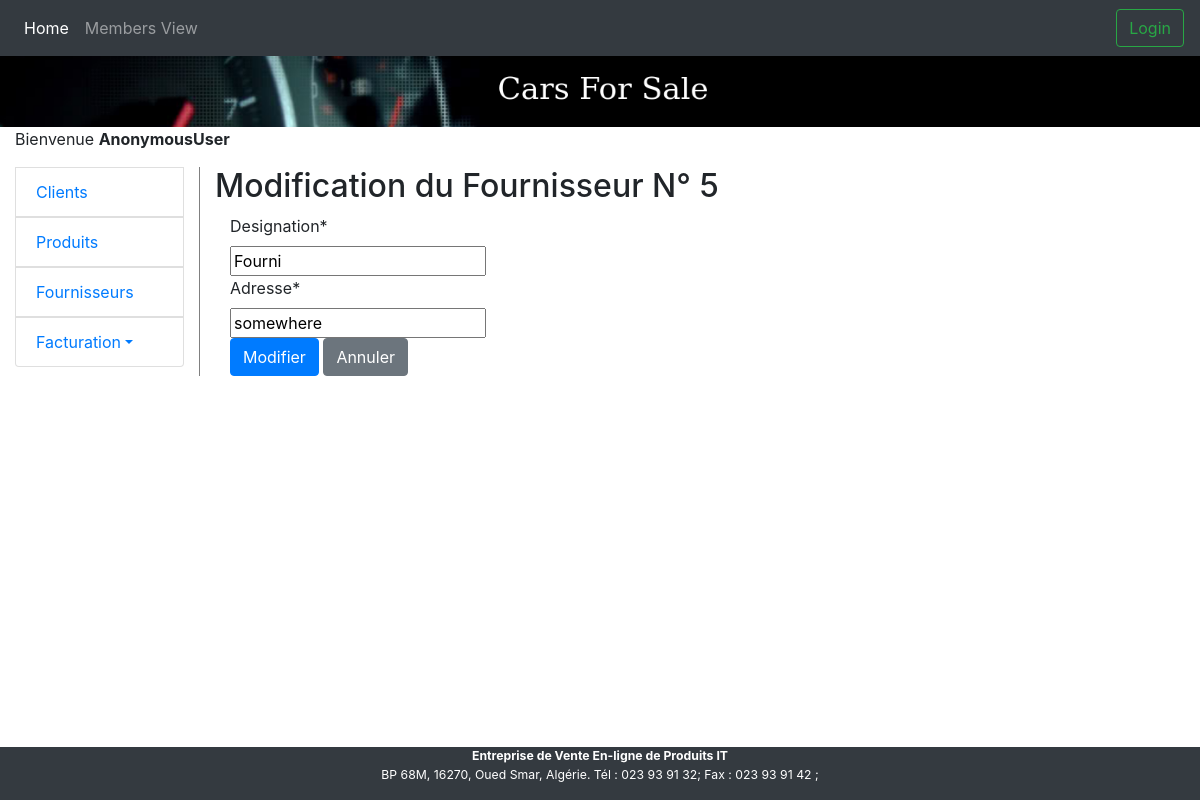
The app's page /app/fournisseur_update/5/, older data.
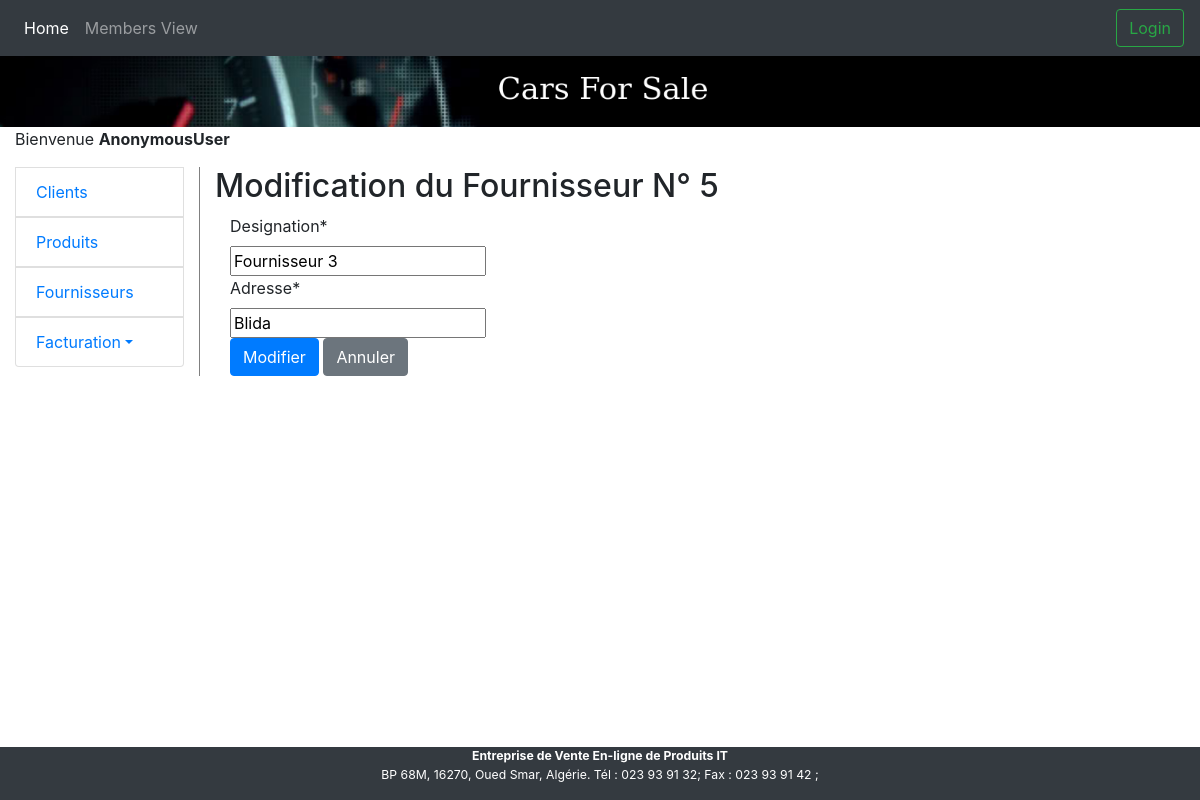
The same page, newer data.
### app/models.py (models this page shows, shortened)
class Fournisseur(models.Model):
    designation = models.CharField(max_length=50)
    adresse = models.CharField(max_length=50)

### app/views.py (the view)
# urls.py: re_path(r'^fournisseur_update/(?P<pk>\d+)/$', views.FournisseurUpdateView.as_view(),  name='fournisseur_update'),
class FournisseurUpdateView(UpdateView):
    model = Fournisseur
    fields = ['designation', 'adresse']
    template_name = 'bill/fournisseur_update.html'
    def get_form(self, form_class=None):
        form = super().get_form(form_class)
        form.helper = FormHelper()
        form.helper.add_input(Submit('submit', 'Modifier', css_class='btn-primary'))
        form.helper.add_input(Button('cancel', 'Annuler', css_class='btn-secondary', onclick="window.history.back()"))
        self.success_url = reverse('fournisseur_table')
        return form

### app/templates/bill/fournisseur_update.html (shortened to what this page needs)
{% extends './base.html' %}
{% load bootstrap4 django_tables2 crispy_forms_tags %}
{% block content %}
  <h2>Modification du Fournisseur N° {{ object.id }}</h2>
  <div class="col-lg-5">
	{% crispy form %}
  </div>
{% endblock %}

Row changes from the older to the newer data that the page shows:
changed Fournisseur id 5: designation "Fourni" → "Fournisseur 3"; adresse "somewhere" → "Blida"
